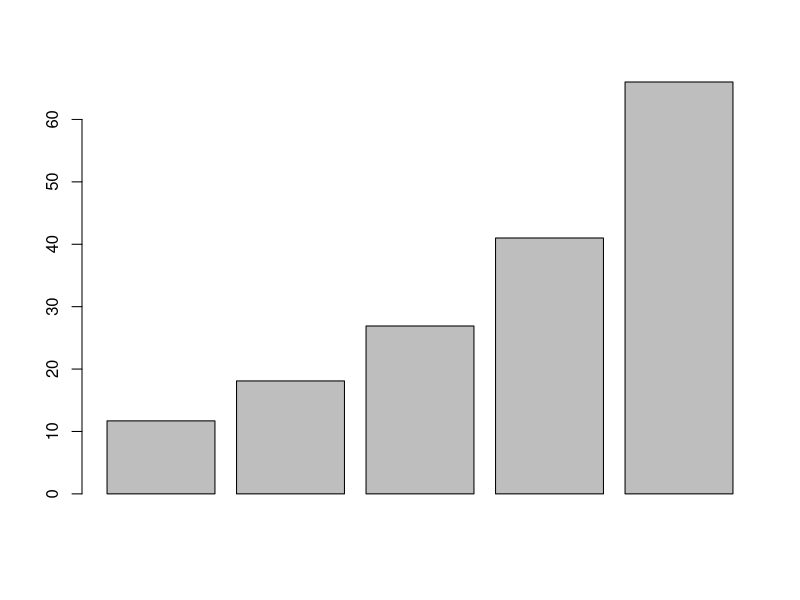
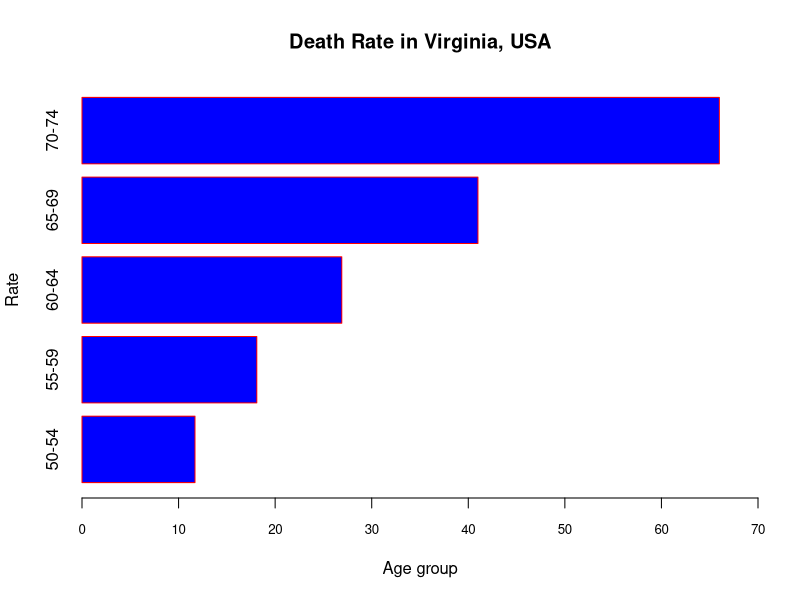
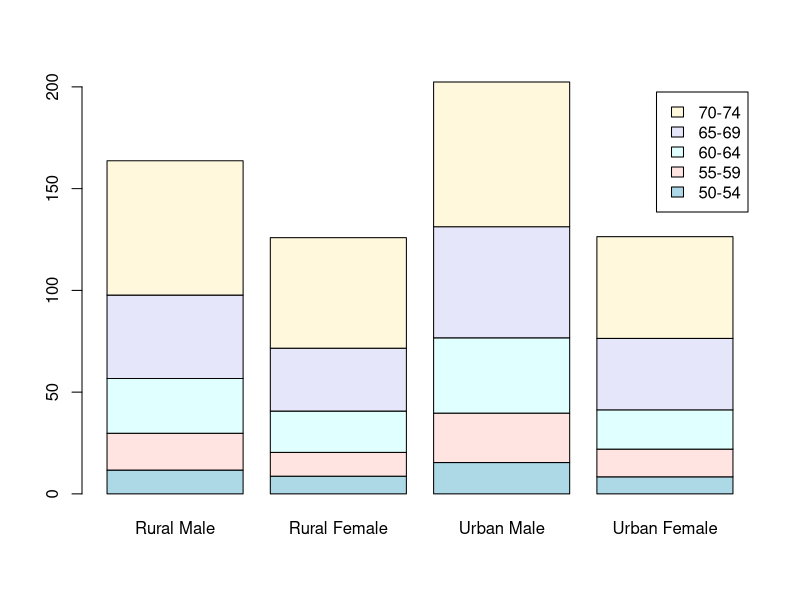
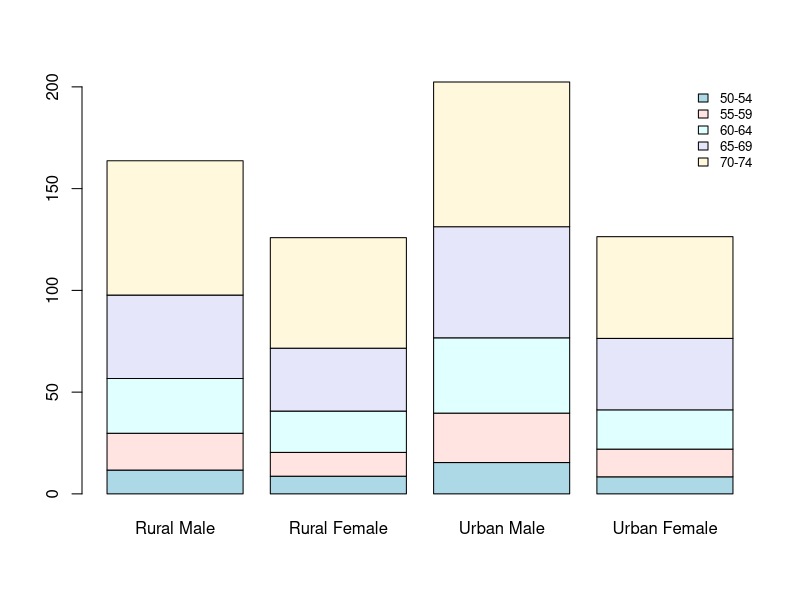
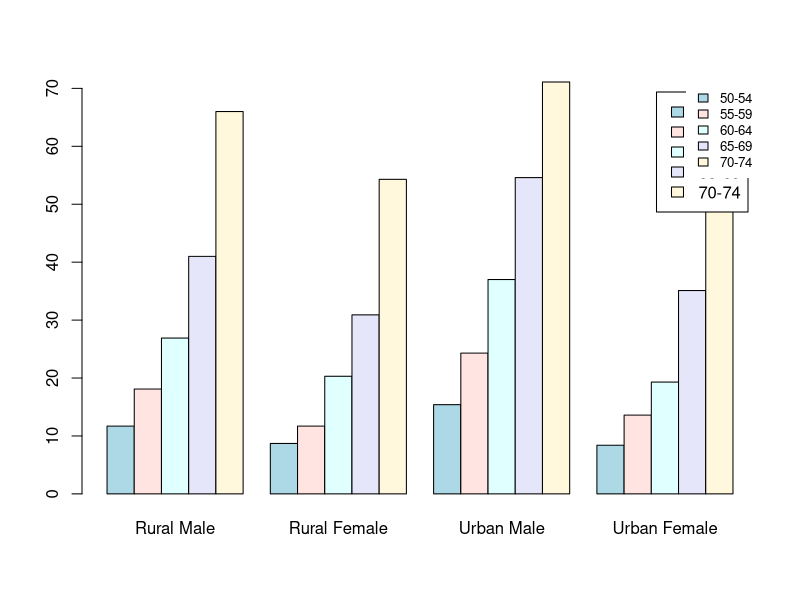
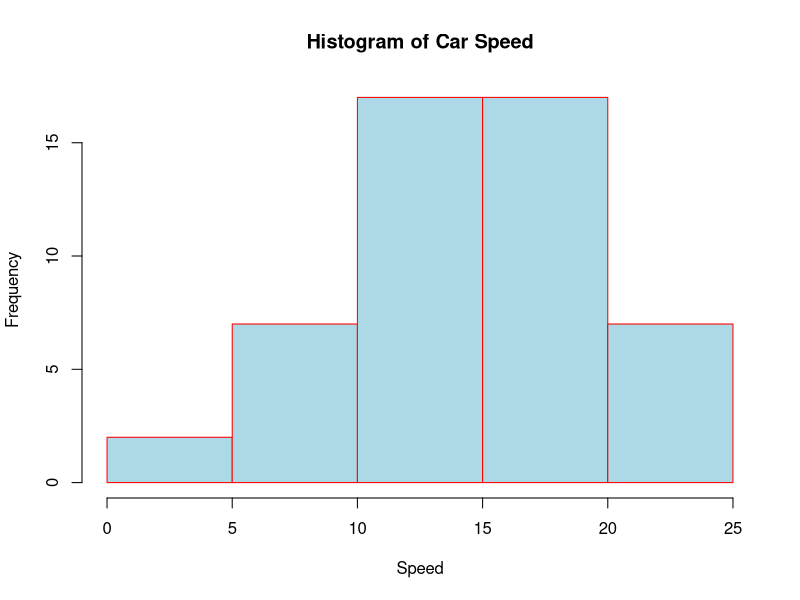
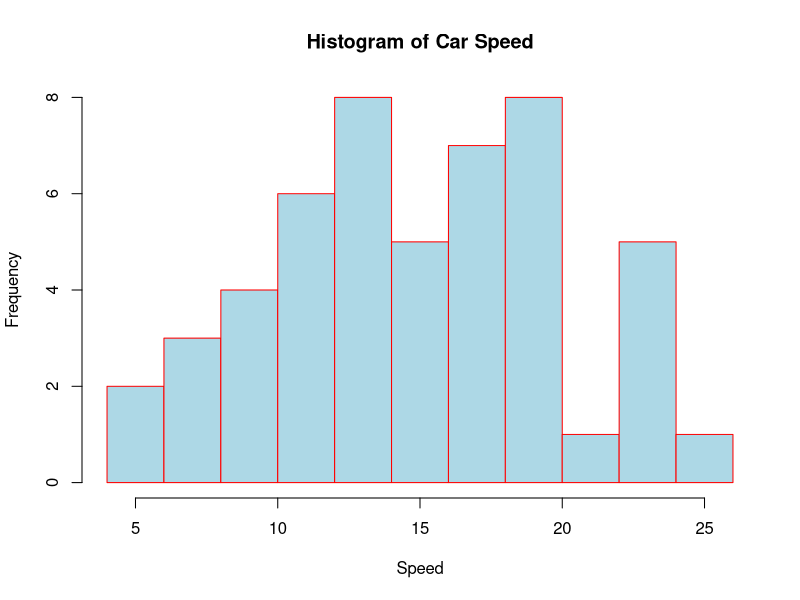
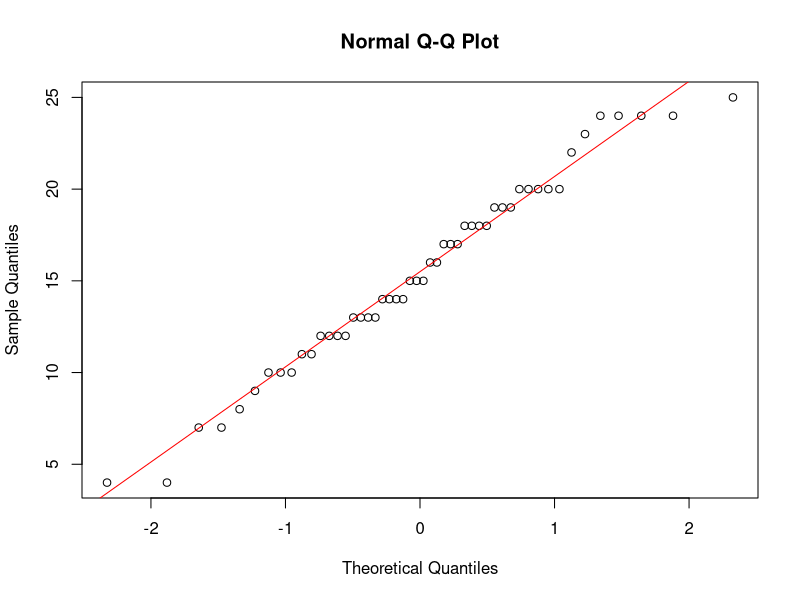

Here is the R script that generated these plots, in order: (Note: this script raises an error after producing the figures.)
VADeaths
gd <- as.data.frame(VADeaths)
View(gd)
barplot(gd$'Rural Male')
barplot(gd$`Rural Male`,horiz = T, names.arg = c("50-54", "55-59", "60-64", "65-69", "70-74"), main = "Death Rate in Virginia, USA", xlab = "Age group", ylab = "Rate", col = "blue", border = "red", xlim = c(0,70), cex.axis = 0.8)

gdm <- as.matrix(gd)
barplot(gdm, col = c("lightblue", "mistyrose", "lightcyan", "lavender", "cornsilk"), legend = rownames(gd))
#define a set of colors
my_colors <- c("lightblue", "mistyrose", "lightcyan", "lavender", "cornsilk")
#Bar plot
barplot(gdm, col = my_colors)
#add legend
legend("topright", legend = rownames(gdm), fill = my_colors, box.lty = 0, cex = 0.8)

barplot(gdm, col = c("lightblue", "mistyrose", "lightcyan", "lavender", "cornsilk"), legend = rownames(gdm), beside = T)
legend("topright", legend = rownames(gdm), fill = my_colors, box.lty = 0, cex = 0.8)

gdcar <- as.data.frame(cars)
gdcar
summary(gdcar)
hist(gdcar$speed, col = "lightblue", border = "red", xlab = "Speed", main = "Histogram of Car Speed")
hist(gdcar$speed, col = "lightblue", border = "red", xlab = "Speed", main = "Histogram of Car Speed", breaks = 10)
#Q-Q plot
qqnorm(gdcar$speed)
#Q-Q line
qqline(gdcar$speed, col = "red")
#density plot using cars dataset
dens <- density(cars$speed)
#plot density
plot(dens, frame = F, col = "steelblue", main = "Density plot of mpg")
polygon(dens, col = "steelblue")

gd <- as.data.frame(VADeaths)
pie(gd$`Rural Male`, labels = rownames(gd), radius = 1, col = c("red", "blue", "black", "green","yellow"))
#adding % and legend
gd$piepercent <- round(100*gd$`Rural Male`/sum(gd$`Rural Male`), 1)
#piechart
pie(gd$`Rural Male`,
    labels = gd$piepercent,
    main = "% Deaths by Age groups for Rural Male",
    col = rainbow(length(gd$`Rural Male`)))
legend("topright",
       c("50-54", "55-59", "60-64", "65-69", "70-74"),
       cex = 0.8,
       fill = rainbow(length(gd$`Rural Male`)))
plot(gdcar$speed)
plot(gdcar$speed, type="o")

plot(gdcar$speed, gdcar$dist, main = "Speed Vs Displacement", xlab = "Speed", ylab = "Displacement")
#pearson is for straight line data
#spearman for other line

boxplot(gdcar$speed)
#Box Plot
boxplot(mpg~cyl, data = mtcars)
#Tukey Box Plot
boxplot(mpg~gear, data = mtcars, xlab = "Number of cylinders", ylab = "Miles Per Gallon", main = "Mileage Data")

str(mtcars)
barplot(mtcars$mpg, xlab = "MPG", ylab = "Frequency")
hist(mtcars$mpg, xlab = "MPG", ylab = "Frequency")
View(mtcars)
dens1 <- density(mtcars$mpg)
plot(dens1)
plot(dens1, frame = F, col = "steelblue", main = "Density plot of mpg of mtcars")
polygon(dens1, col = "steelblue")
boxplot(mtcars$mpg)
#define as data frame, if required
df <- as.data.frame(mtcars)
#bar plot of cylinder data
barplot(df$cyl)
#define cyl as a factor variable
f.cyl <- as.factor(df$cyl)
#bar plot of cylinder data
barplot(f.cyl)
#first we need frequencies of cars
table(df$f.cyl)
#bar plot of freq. of cylinder data
barplot(table(df$cyl))
#we can assign this as object
bpd <- table(df$cyl)
#get the barplot
barplot(bpd)
f.gear <- as.factor(mtcars$gear)
table(f.gear)
barplot(table(f.gear))
barplot(table(as.factor(mtcars$carb)))
hist(df$mpg, col = "steelblue", main = "Histogram of MPG", xlab = "MPG Categories")
abline(v=median(df$mpg), lwd = 3, lty = 2)
IQR(df$mpg)

#scatterplot with abline
plot(df$mpg, df$wt, pch = 16, main = "Scatterplot of MPG and Weight", xlab = "MPG", ylab = "Weight")
abline(h=2, col = "blue", lwd = 2)
abline(h=4, col = "blue", lwd = 2)

plot(df$wt, df$mpg, pch = 16)
abline(h=mean(df$mpg), lwd = 2, col = "red")
abline(h=mean(df$mpg)+1*sd(df$mpg), col = "blue", lwd = 3, lty = 2)
abline(h=mean(df$mpg)-1*sd(df$mpg), col = "blue", lwd = 3, lty = 2)

plot(df$wt, df$mpg, main = "Scatterplot with abline", xlab = "Weight", ylab = "MPG")
reg_mod <- lm(df$mpg~df$wt)
abline(reg_mod)
plot(df$wt, df$mpg, main = "Scatterplot with abline", xlab = "Weight", ylab = "MPG")
abline(lm(df$mpg~df$wt))

plot(df$hp, df$disp, main = "Scatterplot with model abline", xlab = "Horse power", ylab = "Displacement")
abline(lm(df$disp~df$hp))
lines(lowess(df$hp, df$disp), col = )